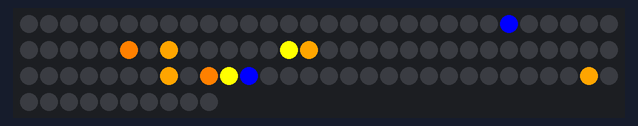
A sketch run on a simulated Arduino Uno, built with avr-gcc and run on an emulated ATmega328P. On the bench: 100 RGB LEDs in strip order, left to right, continuing on the next row. Random numbers use the default seed unless the sketch sets one; what the sketch prints to the serial monitor is not drawn.

Above: at 0.84 s.
At 9.48 s:
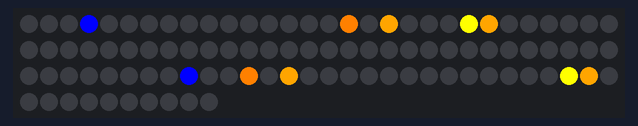
At 20.02 s:
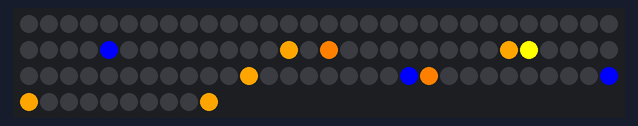
At 30.48 s:
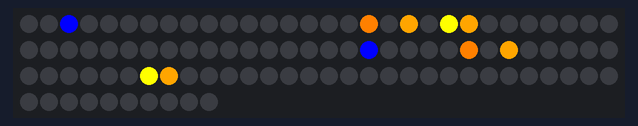
At 39.22 s:
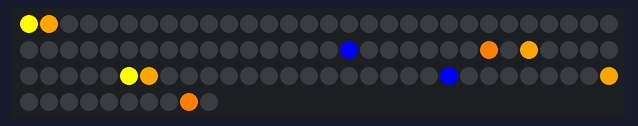

The sketch:

ledgrid.ino
```cpp
#include "FastLED.h"

#define NUM_LEDS 100
#define DATA_PIN 11
#define CLOCK_PIN 13

boolean cells[10][10];

CRGB leds[NUM_LEDS];

int next[10][10];

int current[10][10] =
{ {0,0,0,0,0,0,0,0,0,0},
  {0,0,1,0,0,0,0,0,0,0},
  {0,0,0,1,0,0,0,0,0,0},
  {0,1,1,1,0,0,0,0,0,0},
  {0,0,0,0,0,0,0,0,0,0},
  {0,0,0,0,0,0,0,0,0,0},
  {0,0,0,0,0,0,1,0,0,0},
  {0,0,0,0,0,0,0,1,0,0},
  {0,0,0,0,0,1,1,1,0,0},
  {0,0,0,0,0,0,0,0,0,0} };


void setup() {
    FastLED.addLeds<WS2801, RGB>(leds, NUM_LEDS);
    Serial.begin(9600);
    Serial.write("hello");
    pinMode(0, INPUT);
    randomSeed(analogRead(0));
    if (random(2)>0) {
        for (int r=0 ; r<10 ; r++) {
            for (int c=0 ; c<10 ; c++) {
                if (random(2) > 0) next[r][c] = 1;
            }
        }
    }
}

void updateLed(int x, int y, CRGB colour) {
    leds[coordToIndex(x, y)] = colour;
}

int coordToIndex(int x, int y) {
    if (x % 2 == 0) return (x * 10) + y;
    else return ((x + 1) * 10) - (y + 1);
}

int mod(int a) {
    return (a+10)%10;
}

void loop() {
    game_of_life();
}

void game_of_life() {

    // draw
    for (int r=0 ; r<10; r++) {
        for (int c=0 ; c<10; c++) {
            int color;
            if (next[r][c] == 0) color = 0;
            else if (next[r][c] == 1) color = CRGB::Orange;
            else if (next[r][c] == 2) color = CRGB::Yellow;
            else if (next[r][c] == 3) color = CRGB::Green;
            else if (next[r][c] == 4) color = CRGB::Blue;
            else if (next[r][c] == 5) color = CRGB::Indigo;
            else if (next[r][c] == 6) color = CRGB::Violet;
            else if (next[r][c] > 10) color = CRGB::Green;
            updateLed(c, r, color);
            FastLED.show();
        }
    }

    // calc next state
    for (int r=0 ; r<10; r++) {
        for (int c=0 ; c<10; c++) {
            // count alive neighbors
            int alive = 0;
            alive += current[mod(r+1)][mod(c)  ] != 0;
            alive += current[mod(r)  ][mod(c+1)] != 0;
            alive += current[mod(r-1)][mod(c)  ] != 0;
            alive += current[mod(r)  ][mod(c-1)] != 0;
            alive += current[mod(r+1)][mod(c+1)] != 0;
            alive += current[mod(r-1)][mod(c-1)] != 0;
            alive += current[mod(r+1)][mod(c-1)] != 0;
            alive += current[mod(r-1)][mod(c+1)] != 0;
            if (current[r][c])
                if (alive < 2 || alive > 3) next[r][c] = 0;
                else next[r][c] = current[r][c] + 1;
            else
                if (alive == 3) next[r][c] = 1;
        }
    }

    for (int r=0 ; r<10; r++) {
        for (int c=0 ; c<10; c++) {
            current[r][c] = next[r][c];
        }
    }
    delay(10);
}
```
